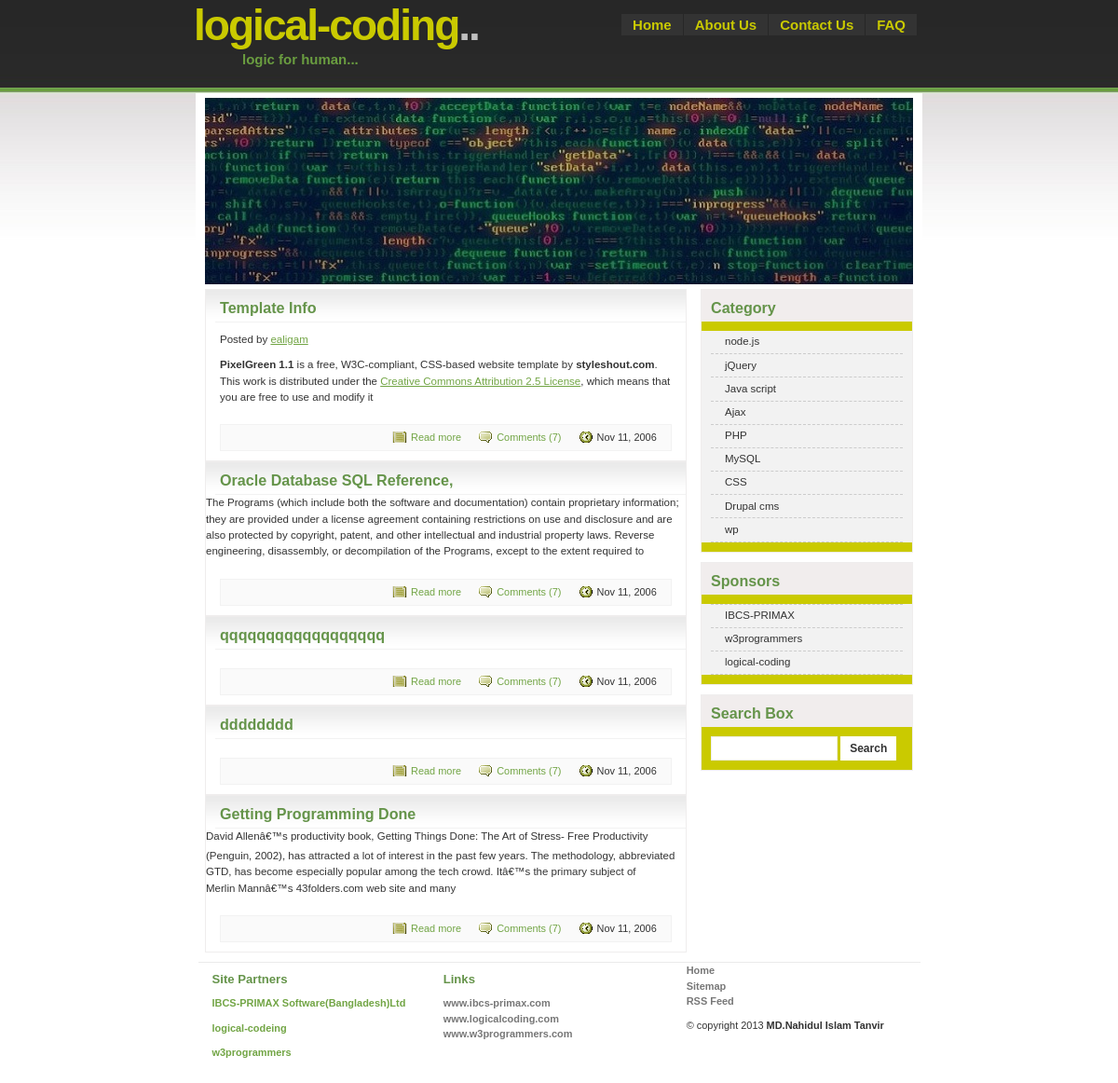
The app's page /index.php?cat_id=1 with its own data.
### tables this page shows
CREATE TABLE IF NOT EXISTS `pages` (
  `page_id` int(11) NOT NULL AUTO_INCREMENT,
  `page_name` varchar(20) NOT NULL,
  `page_title` varchar(20) NOT NULL,
  `page_content` text NOT NULL,
  `page_status` enum('publish','unpublish') NOT NULL,
  PRIMARY KEY (`page_id`)
);

CREATE TABLE IF NOT EXISTS `category` (
  `cat_id` int(11) NOT NULL AUTO_INCREMENT,
  `cat_name` varchar(50) NOT NULL,
  `cat_status` enum('publish','unpublish') NOT NULL,
  PRIMARY KEY (`cat_id`)
);

CREATE TABLE IF NOT EXISTS `article` (
  `art_id` int(11) NOT NULL AUTO_INCREMENT,
  `cat_id` int(11) NOT NULL,
  `art_title` varchar(100) NOT NULL,
  `art_content` text NOT NULL,
  `art_status` enum('publish','unpublish') NOT NULL,
  PRIMARY KEY (`art_id`)
);

### highway.php (called while the page is built, shortened)
<?php
class highway{
public $conn;
public function __construct(){
 $this->conn=mysqli_connect("localhost","root","admin","highway")or die(mysqli_error());
}
public function showMenu(){
 $query=mysqli_query($this->conn,"SELECT * FROM pages WHERE page_status='publish'")or die(mysqli_error($this->conn));
 return mysqli_fetch_all($query,MYSQLI_ASSOC);
}
public function showCategory(){
$query=mysqli_query($this->conn,"SELECT * FROM category WHERE cat_status='publish'")or die(mysqli_error($this->conn));
return mysqli_fetch_all($query,MYSQLI_ASSOC);
}
public function showArticleByCategory($cat_id){
$query=mysqli_query($this->conn,"SELECT * FROM article WHERE art_status='publish' AND cat_id=$cat_id")or die(mysqli_error($this->conn));
return mysqli_fetch_all($query,MYSQLI_ASSOC);
}
}
$obj=new highway;
?>

### content.php (the view, shortened to what this page needs)
      <div id="main">
	  <?php
	  if(isset($_REQUEST['cat_id'])){
	  $article=$obj->showArticleByCategory($_REQUEST['cat_id']);
	  foreach($article as $val){
	  extract($val);
	  ?>
        <div class="post"> <a name="TemplateInfo"></a>
          <h1><?php echo $art_title; ?></h1>
          <?php
	$str=explode(' ',$art_content);
	if(count($str)>50){
	$sub_art=array_slice($str,0,50);
	$new_art=implode(' ',$sub_art);
	echo $new_art;
}
?>
          <p class="post-footer align-right"> <a href="index.php?art_id=<?php echo $art_id; ?>" class="readmore">Read more</a> <a href="#" class="comments">Comments (7)</a> <span class="date">Nov 11, 2006</span> </p>
        </div>
		<?php
		}
		}
		?>
      </div>

### header.php (shortened to what this page needs)
<?php include('highway.php'); ?>
<!DOCTYPE html PUBLIC "-//W3C//DTD XHTML 1.0 Strict//EN" "http://www.w3.org/TR/xhtml1/DTD/xhtml1-strict.dtd">
<html xmlns="http://www.w3.org/1999/xhtml" xml:lang="en" lang="en">
<head>
<link rel="stylesheet" href="images/PixelGreen.css" type="text/css" />
</head>
<body>
<div id="wrap">
  <div id="header">
    <div id="header-content">
      <h1 id="logo">logical-coding<span class="gray">..</span></h1>
      <h2 id="slogan">logic for human...</h2>
      <ul>
        <li><a href="index.php">Home</a></li>
        <?php
		foreach($obj->showMenu() as $val){
		extract($val);
		?>
		<li><a href="pages.php?page_id=<?php echo $page_id; ?>" ><?php echo $page_name; ?></a></li>
		<?php
		}
		?>
      </ul>
    </div>
  </div>
  <div class="headerphoto"></div>

### index.php
<?php include('header.php'); ?>
  <div id="content-wrap">
    <div id="content">
      <?php include('sidebar.php'); ?>
<?php include('sidebox.php'); ?>
      </div>
<?php include('content.php'); ?>
    </div>
  </div>
<?php include('footer.php'); ?>

### sidebar.php
<div id="sidebar">
        <div class="sidebox">
          <h1 class="clear">Category</h1>
          <ul class="sidemenu">
           <?php
		   foreach($obj->showCategory() as $val){
		   extract($val)
		   ?>
		   <li><a href="index.php?cat_id=<?php echo $cat_id; ?> " ><?php echo $cat_name; ?></a></li>
		   <?php
		   }
		   ?>
          </ul>
        </div>
        <div class="sidebox">
          <h1>Sponsors</h1>
          <ul class="sidemenu">
            <li><a href="#" class="top">IBCS-PRIMAX</a></li>
            <li><a href="#">w3programmers</a></li>
            <li><a href="#">logical-coding</a></li>
          </ul>
        </div>

### sidebox.php
<div class="sidebox">
  <h1>Search Box</h1>
  <form action="#" class="searchform">
    <p>
      <input name="search_query" class="textbox" type="text" />
      <input name="search" class="button" value="Search" type="submit" />
    </p>
  </form>
</div>

### footer.php
  <div id="footer">
    <div id="footer-content">
      <div class="col float-left">
        <h3>Site Partners</h3>
        <ul>
          <p><strong>IBCS-PRIMAX Software(Bangladesh)Ltd</strong></p>
		  <p><strong>logical-codeing</strong></p>
		  <p><strong>w3programmers</strong></p>
        </ul>
      </div>
      <div class="col float-left">
        <h3>Links</h3>
        <ul>
          <li><a href="#"><strong>www.ibcs-primax.com</strong></a></li>
		  <li><a href="#"><strong>www.logicalcoding.com</strong></a></li>
		  <li><a href="#"><strong>www.w3programmers.com</strong></a></li>
        </ul>
      </div>
      <div class="col2 float-right">
        <ul>
          <li><a href="index.php"><strong>Home</strong></a></li>
          <li><a href="#"><strong>Sitemap</strong></a></li>
          <li><a href="#"><strong>RSS Feed</strong></a></li>
        </ul>
		<p> &copy; copyright 2013 <strong>MD.Nahidul Islam Tanvir</strong><br /></p>
      </div>
    </div>
  </div>
</div>
</html>

### records on screen
pages: page_name "About Us"
pages: page_name "Contact Us"
pages: page_name "FAQ"
category: cat_name "node.js"
category: cat_name "jQuery"
category: cat_name "Java script"
category: cat_name "Ajax"
category: cat_name "PHP"
category: cat_name "MySQL"
category: cat_name "CSS"
category: cat_name "Drupal cms"
category: cat_name "wp"
article: art_title "Template Info", new_art "Posted by ealigam PixelGreen 1.1 is a free, W3C-compliant, CSS-based website template by styleshout.com . This work is distributed under the Creative Commons Attribution 2.5 License , which means that you are free to use and modify it"
article: art_title "Oracle Database SQL Reference,", new_art "The Programs (which include both the software and documentation) contain proprietary information; they are provided under a license agreement containing restrictions on use and disclosure and are also protected by copyright, patent, and other intellectual and industrial property laws. Reverse engineering, disassembly, or decompilation of the Programs, except to the extent required to"
article: art_title "qqqqqqqqqqqqqqqqqq"
article: art_title "dddddddd"
article: art_title "Getting Programming Done", new_art "David Allenâ€™s productivity book, Getting Things Done: The Art of Stress- Free Productivity (Penguin, 2002), has attracted a lot of interest in the past few years. The methodology, abbreviated GTD, has become especially popular among the tech crowd. Itâ€™s the primary subject of Merlin Mannâ€™s 43folders.com web site and many"
